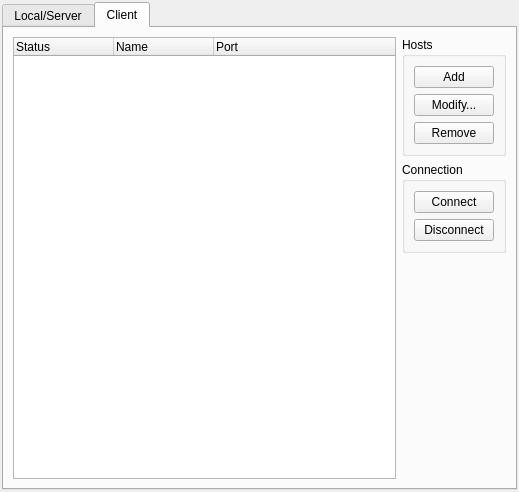
<?xml version="1.0" encoding="UTF-8"?>
<ui version="4.0">
 <class>DriverManager</class>
 <widget class="QWidget" name="DriverManager">
  <property name="geometry">
   <rect>
    <x>0</x>
    <y>0</y>
    <width>519</width>
    <height>492</height>
   </rect>
  </property>
  <property name="windowTitle">
   <string>Device Manager</string>
  </property>
  <layout class="QVBoxLayout">
   <property name="spacing">
    <number>2</number>
   </property>
   <property name="margin">
    <number>2</number>
   </property>
   <item>
    <widget class="KTabWidget" name="ConfTabWidget">
     <property name="currentIndex">
      <number>1</number>
     </property>
     <widget class="QWidget" name="LocalTab">
      <property name="enabled">
       <bool>false</bool>
      </property>
      <attribute name="title">
       <string>Local/Server</string>
      </attribute>
      <layout class="QGridLayout">
       <property name="margin">
        <number>9</number>
       </property>
       <property name="spacing">
        <number>6</number>
       </property>
       <item row="2" column="0">
        <widget class="QGroupBox" name="groupBox">
         <property name="sizePolicy">
          <sizepolicy hsizetype="Preferred" vsizetype="Preferred">
           <horstretch>0</horstretch>
           <verstretch>0</verstretch>
          </sizepolicy>
         </property>
         <property name="title">
          <string>Mode</string>
         </property>
         <property name="checked">
          <bool>false</bool>
         </property>
         <layout class="QHBoxLayout">
          <property name="spacing">
           <number>6</number>
          </property>
          <property name="margin">
           <number>9</number>
          </property>
          <item>
           <widget class="QRadioButton" name="localR">
            <property name="text">
             <string>Local</string>
            </property>
            <property name="checked">
             <bool>true</bool>
            </property>
           </widget>
          </item>
          <item>
           <widget class="QRadioButton" name="serverR">
            <property name="sizePolicy">
             <sizepolicy hsizetype="Preferred" vsizetype="Preferred">
              <horstretch>0</horstretch>
              <verstretch>0</verstretch>
             </sizepolicy>
            </property>
            <property name="text">
             <string>Server</string>
            </property>
           </widget>
          </item>
         </layout>
        </widget>
       </item>
       <item row="1" column="0">
        <widget class="QGroupBox" name="serverLogBox">
         <property name="maximumSize">
          <size>
           <width>16777215</width>
           <height>180</height>
          </size>
         </property>
         <property name="title">
          <string>Server Log</string>
         </property>
         <layout class="QVBoxLayout">
          <property name="spacing">
           <number>6</number>
          </property>
          <property name="margin">
           <number>9</number>
          </property>
          <item>
           <widget class="QTextEdit" name="serverLogText">
            <property name="sizePolicy">
             <sizepolicy hsizetype="Preferred" vsizetype="Preferred">
              <horstretch>0</horstretch>
              <verstretch>0</verstretch>
             </sizepolicy>
            </property>
            <property name="maximumSize">
             <size>
              <width>16777215</width>
              <height>16777215</height>
             </size>
            </property>
            <property name="readOnly">
             <bool>true</bool>
            </property>
           </widget>
          </item>
         </layout>
        </widget>
       </item>
       <item row="3" column="0">
        <layout class="QHBoxLayout">
         <property name="spacing">
          <number>6</number>
         </property>
         <property name="margin">
          <number>0</number>
         </property>
         <item>
          <widget class="QPushButton" name="runServiceB">
           <property name="text">
            <string>Run Service</string>
           </property>
          </widget>
         </item>
         <item>
          <widget class="QPushButton" name="stopServiceB">
           <property name="text">
            <string>Stop Service</string>
           </property>
          </widget>
         </item>
         <item>
          <spacer>
           <property name="orientation">
            <enum>Qt::Horizontal</enum>
           </property>
           <property name="sizeType">
            <enum>QSizePolicy::Expanding</enum>
           </property>
           <property name="sizeHint" stdset="0">
            <size>
             <width>61</width>
             <height>20</height>
            </size>
           </property>
          </spacer>
         </item>
        </layout>
       </item>
       <item row="0" column="0">
        <widget class="QTreeWidget" name="localTreeWidget">
         <property name="sizePolicy">
          <sizepolicy hsizetype="Expanding" vsizetype="Preferred">
           <horstretch>0</horstretch>
           <verstretch>0</verstretch>
          </sizepolicy>
         </property>
         <property name="maximumSize">
          <size>
           <width>16777215</width>
           <height>200</height>
          </size>
         </property>
         <property name="selectionMode">
          <enum>QAbstractItemView::ExtendedSelection</enum>
         </property>
         <column>
          <property name="text">
           <string>Device</string>
          </property>
         </column>
         <column>
          <property name="text">
           <string>Status</string>
          </property>
         </column>
         <column>
          <property name="text">
           <string>Mode</string>
          </property>
         </column>
         <column>
          <property name="text">
           <string>Version</string>
          </property>
         </column>
         <column>
          <property name="text">
           <string>Port</string>
          </property>
         </column>
        </widget>
       </item>
      </layout>
     </widget>
     <widget class="QWidget" name="clientTab">
      <attribute name="title">
       <string>Client</string>
      </attribute>
      <layout class="QGridLayout">
       <property name="margin">
        <number>9</number>
       </property>
       <property name="spacing">
        <number>6</number>
       </property>
       <item row="2" column="1">
        <spacer>
         <property name="orientation">
          <enum>Qt::Vertical</enum>
         </property>
         <property name="sizeHint" stdset="0">
          <size>
           <width>20</width>
           <height>40</height>
          </size>
         </property>
        </spacer>
       </item>
       <item row="0" column="1">
        <widget class="QGroupBox" name="h">
         <property name="title">
          <string>Hosts</string>
         </property>
         <layout class="QVBoxLayout">
          <property name="spacing">
           <number>6</number>
          </property>
          <property name="margin">
           <number>9</number>
          </property>
          <item>
           <widget class="QPushButton" name="addB">
            <property name="text">
             <string>Add</string>
            </property>
           </widget>
          </item>
          <item>
           <widget class="QPushButton" name="modifyB">
            <property name="text">
             <string>Modify...</string>
            </property>
           </widget>
          </item>
          <item>
           <widget class="QPushButton" name="removeB">
            <property name="text">
             <string>Remove</string>
            </property>
           </widget>
          </item>
         </layout>
        </widget>
       </item>
       <item row="0" column="0" rowspan="3">
        <widget class="QTreeWidget" name="clientTreeWidget">
         <column>
          <property name="text">
           <string>Status</string>
          </property>
         </column>
         <column>
          <property name="text">
           <string>Name</string>
          </property>
         </column>
         <column>
          <property name="text">
           <string>Port</string>
          </property>
         </column>
        </widget>
       </item>
       <item row="1" column="1">
        <widget class="QGroupBox" name="groupBox_3">
         <property name="title">
          <string>Connection</string>
         </property>
         <layout class="QVBoxLayout">
          <property name="spacing">
           <number>6</number>
          </property>
          <property name="margin">
           <number>9</number>
          </property>
          <item>
           <widget class="QPushButton" name="connectHostB">
            <property name="text">
             <string>Connect</string>
            </property>
           </widget>
          </item>
          <item>
           <widget class="QPushButton" name="disconnectHostB">
            <property name="text">
             <string>Disconnect</string>
            </property>
           </widget>
          </item>
         </layout>
        </widget>
       </item>
      </layout>
     </widget>
    </widget>
   </item>
  </layout>
 </widget>
 <customwidgets>
  <customwidget>
   <class>KTabWidget</class>
   <extends>QTabWidget</extends>
   <header>ktabwidget.h</header>
   <container>1</container>
  </customwidget>
 </customwidgets>
 <resources/>
 <connections/>
</ui>
